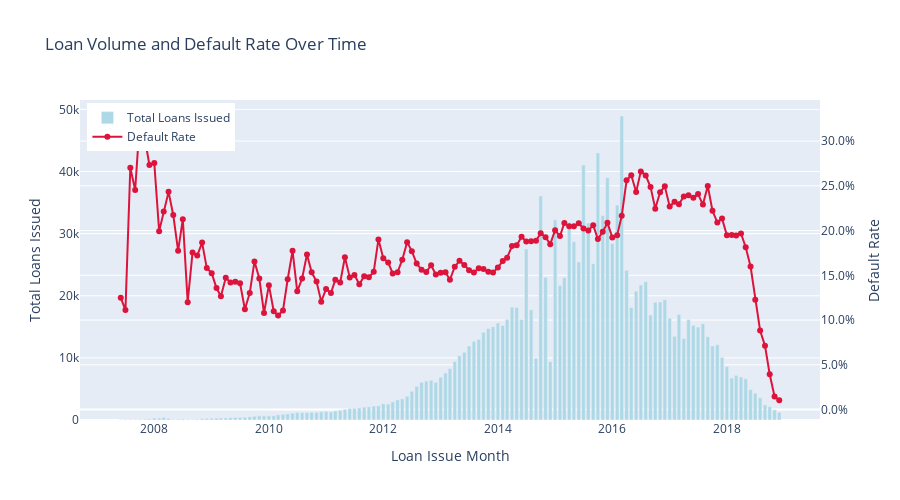

Write notebook code for a chart like this one.
### Markdown cell above
#### Loan Volume and Default Rate Over Time

This interactive chart displays two key trends simultaneously: the total number of loans issued each month (bar chart) and the corresponding default rate for that cohort (line chart).

**Key Insight**: While the volume of loans grew exponentially until 2018, the default rate fluctuated, showing sensitivity to broader economic conditions. Notice the spike in default rates for loans issued just before major economic downturns. Hover over the points to see the data for any given month.

### Code cell
# Prepare data for time series analysis
loan_data['issue_date_month'] = loan_data['issue_d'].dt.to_period('M').astype(str)
time_series_df = loan_data.groupby('issue_date_month').agg(
    total_loans=('loan_status_binary', 'count'),
    bad_loans=('loan_status_binary', lambda x: (x == 0).sum())
).reset_index()
time_series_df['default_rate'] = time_series_df['bad_loans'] / time_series_df['total_loans']

# Create the interactive dual-axis chart
fig = go.Figure()

# Bar chart for total loans
fig.add_trace(go.Bar(
    x=time_series_df['issue_date_month'],
    y=time_series_df['total_loans'],
    name='Total Loans Issued',
    marker_color='lightblue'
))

# Line chart for default rate on a secondary y-axis
fig.add_trace(go.Scatter(
    x=time_series_df['issue_date_month'],
    y=time_series_df['default_rate'],
    name='Default Rate',
    yaxis='y2',
    line=dict(color='crimson', width=2),
    mode='lines+markers'
))

# Configure layout
fig.update_layout(
    title='Loan Volume and Default Rate Over Time',
    xaxis_title='Loan Issue Month',
    yaxis_title='Total Loans Issued',
    yaxis2=dict(
        title='Default Rate',
        overlaying='y',
        side='right',
        tickformat='.1%'
    ),
    legend=dict(x=0.01, y=0.99),
    height=500
)
fig.show()

### Figure 1 — Plotly figure (JSON) as saved in the notebook; plotly's stock layout.template omitted (floating-point values rounded to 4 significant figures; data arrays with more than 128 entries replaced by an {"elided": "..."} marker saying what was removed)
{"data": [{"marker": {"color": "lightblue"}, "name": "Total Loans Issued", "type": "bar", "x": {"elided": "139 str values"}, "y": {"elided": "139 int values"}}, {"line": {"color": "crimson", "width": 2}, "mode": "lines+markers", "name": "Default Rate", "type": "scatter", "x": {"elided": "139 str values"}, "y": {"elided": "139 float values"}, "yaxis": "y2"}], "layout": {"height": 500, "legend": {"x": 0.01, "y": 0.99}, "title": {"text": "Loan Volume and Default Rate Over Time"}, "xaxis": {"title": {"text": "Loan Issue Month"}}, "yaxis": {"title": {"text": "Total Loans Issued"}}, "yaxis2": {"overlaying": "y", "side": "right", "tickformat": ".1%", "title": {"text": "Default Rate"}}}}
